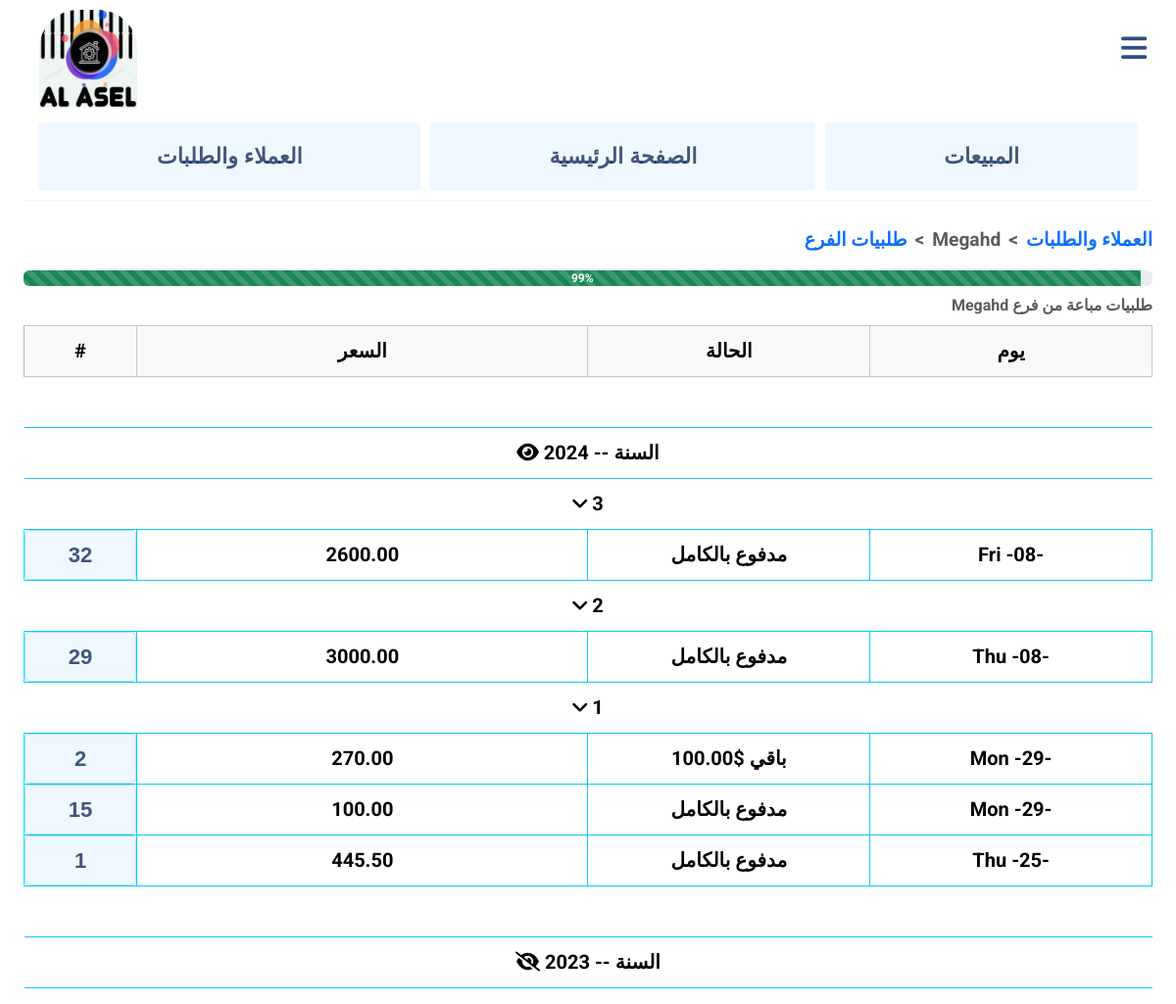
The app's page /users/1 (signed in) with its own data.
### main/models.py (models this page shows, shortened)
class Customer(models.Model):
    name = models.CharField(max_length=64)
    is_shop = models.BooleanField(default=False)
    is_supplier = models.BooleanField(default=False)
    number = models.PositiveIntegerField(
        unique=True,
        validators=[
            MinValueValidator(1000000001),
            MaxValueValidator(1599999999)
        ]
    )

class Order(models.Model):
    customer = models.ForeignKey(Customer, on_delete=models.CASCADE, related_name="orders")
    created_at = models.DateTimeField(null=True, blank=True)
    total_real_price = models.DecimalField(max_digits=10, decimal_places=2, default=0)
    actual_price = models.DecimalField(max_digits=10, decimal_places=2, default=0)
    total_order_price = models.DecimalField(max_digits=10, decimal_places=2, default=0)
    profit = models.DecimalField(max_digits=10, decimal_places=2, default=0, null=True, blank=True)
    discount = models.IntegerField(default = 0, validators=[
            MinValueValidator(-100),
            MaxValueValidator(100)
        ])
    is_gomla = models.BooleanField(default=False)
    is_used = models.BooleanField(default=True)
    is_fully_paid = models.BooleanField(default=True)
    rest_money = models.DecimalField(max_digits=10, decimal_places=2, default=0, null=True, blank=True)

### main/views.py (the view, shortened to what this page needs)
# urls.py: path("users/<int:user_id>", views.user, name="user"),
@login_required(login_url="/login/")
def user(request, user_id):
    if request.method == 'GET':
        customer = Customer.objects.filter(id=user_id).first()
        if customer:
            arranged_orders = {}
            orders = customer.orders.all().order_by('-created_at')
            for order in orders:
                order_time = change_zone(order.created_at)
                y = order_time.strftime("%y")
                m = order_time.strftime("%m")
                d = order_time.strftime("%d")
                if str(y) not in arranged_orders.keys():
                    arranged_orders[f"{y}"] = {}
                if str(m) not in arranged_orders[f"{y}"].keys():
                    arranged_orders[f"{y}"][f"{m}"] = {}
                if str(d) not in arranged_orders[f"{y}"][f"{m}"].keys():
                    arranged_orders[f"{y}"][f"{m}"][f"{d}"] = []
                arranged_orders[f"{y}"][f"{m}"][f"{d}"].append(order)
            total_orders_info = get_total_orders_info(customer, "all")
            rest_info = get_rest_info(customer)
            total_money = get_total_orders_info(customer, 0)
            if total_orders_info and rest_info and total_money:
                percent = (total_money - rest_info["rest_money"]) / total_money * 100
            elif total_orders_info and not rest_info:
                percent = 100
            return render(request, "main/user_display.html", {
                "customer": customer,
                "orders": orders,
                "arranged_orders": arranged_orders,
                "total_orders_info": total_orders_info,
                "rest_info": rest_info,
                "percent": int(percent),
            })
        else:
            return render(request, "main/error.html", {
                "message": f"العميل رقم {user_id} غير موجود",
                "message2": "ابحث عن عميل اخر"
            })
    else:
        order_id = request.POST["order_id"]
        order = get_order(order_id)
        if not order:
            return HttpResponseRedirect(f"/order_error/{order_id}")
        return HttpResponseRedirect(f"/edit_order/{order.id}")

### main/views.py (called while the page is built)
def get_rest_info(customer):
    rest_orders = Order.objects.filter(customer=customer, is_fully_paid=False, is_used=True)
    rest_money_orders = rest_orders.values_list('rest_money', flat=True)
    if rest_money_orders.count() != 0:
        return {
            "count": rest_money_orders.count(),
            "rest_orders": rest_orders,
            "rest_money": sum(price for price in rest_money_orders)
            }

def change_zone(date):
    return timezone.localtime(date)

### main/templates/main/user_display.html (shortened to what this page needs)
{% extends "main/layout.html" %}
{% load static %}
{% block body %}
<nav style="--bs-breadcrumb-divider: '<';" aria-label="breadcrumb">
    <ol class="breadcrumb">
        {% if customer.is_shop %}
      <li class="breadcrumb-item"><a href="{% url 'main:store_coming_info' customer.id %}"> طلبيات الفرع</a></li>
        {% elif customer.is_supplier %}
      <li class="breadcrumb-item"><a href="{% url 'main:supplier_coming_info' customer.id %}"> طلبيات المورد</a></li>
        {% endif %}
      <li class="breadcrumb-item active" aria-current="page">{{ customer.name }} </li>
      <li class="breadcrumb-item"><a href="{% url 'main:users' %}">العملاء والطلبات</a></li>
    </ol>
</nav>
{% if not orders %}
    <div class="error">
    <h1>لا يوجد اي طلبات للعميل </h1>
    <h2>{{ customer.name }}</h2>
    <br>
    <a href="{% url 'main:users' %}" class="submit_button">ابحث عن عميل اخر</a>
    </div>
{% else %}
    <div class="progress">
        <div id="percent" class="progress-bar progress-bar-striped progress-bar-animated " role="progressbar" data-percent={{ percent }} aria-valuenow={{ percent }} aria-valuemin="0" aria-valuemax="100" style="width: {{percent}}%">{{percent}}%</div>
    </div>
    <table class="table caption-top table-bordered border-info" id="user_orders_table">
        {% if customer.is_shop %}
        <caption style="text-align: right;" data-bs-toggle="modal" data-bs-target="#exampleModal" data-bs-whatever="@mdo">
            {{customer.name}} طلبيات مباعة من فرع
        </caption>
        {% elif customer.is_supplier %}
        <caption style="text-align: right;" data-bs-toggle="modal" data-bs-target="#exampleModal" data-bs-whatever="@mdo">
            {{customer.name}} طلبيات مباعة الي المورد
        </caption>
        {% else %}
        <caption style="text-align: right;" data-bs-toggle="modal" data-bs-target="#exampleModal" data-bs-whatever="@mdo">
            {{customer.name}} طلبيات العميل
        </caption>
        {% endif %}
        <thead class="table-light">
            <tr>
            <th class="table_left" scope="col" style="border-left-color: rgb(185, 185, 185);">#</th>
            <th class="table_mid_left" scope="col">السعر</th>
            <th class="table_mid_right" scope="col">الحالة</th>
            <th class="table_right" scope="col">يوم</th>
            </tr>
        </thead>
        {% for year, months in arranged_orders.items %}
            <tr>
                <td style="border-style: none;"colspan="4">&nbsp;</td>
            </tr>
            <tr data-code="year_{{year}}" class="year">
                <td colspan="4" style="text-align: center; font-weight: bold; border-style: none;">
                    <span class="toggle-icon" data-toggle="year_{{year}}">
                        <i class="fas fa-eye"></i>
                    </span>
                    السنة -- 20{{ year }}
                </td>
            </tr>
            <tbody id="year_{{year}}">
                {% for month, days in months.items %}
                    <tr class="month" data-code="month_{{year}}{{month}}">
                        <td colspan="4" style="font-weight: bold; border-style: none;">
                            <span class="toggle-icon" data-toggle="month_{{year}}{{month}}">
                                <i class="fa-solid fa-angle-down"></i>
                            </span>
                            {{ month|add:0 }}
                        </td>
                    </tr>
                    {% for day, orders in days.items %}
                        {% for order in orders %}
                            <tr class="month_{{year}}{{month}}">
                                <th scope="row" class="table_left container_order_id_link" style="border-left-color: rgb(0, 238, 255);">
                                    <a class="submit_button order_id_link " href={% url 'main:order_info' order.id %}>{{ order.id }}</a>
                                </th>
                                <td class="table_mid_left">{{ order.total_order_price }}</td>
                                {% if  order.is_fully_paid %}
                                <td class="table_mid_right">مدفوع بالكامل</td>
                                {% else %}
                                <td class="table_mid_right">{{ order.rest_money }}$ باقي </td>
                                {% endif %}
                                <td class="table_right">{{ order.created_at|date:"D" }} -{{ day }}-</td>
                            </tr>
                        {%endfor%}
                    {%endfor%}
                {%endfor%}
            </tbody>
        {%endfor%}
    </table>
{% endif %}
{%endblock%}

### main/static/main/mainn.css (style rules this page uses)
.submit_button, .order_rank, .input_search { background-color: aliceblue; font-family: arial; font-weight:600; color:rgba(5, 31, 80, 0.747); font-size: 22px; padding: 7px; border-style: solid; border-radius: 5px; border-width: 1px; border-color: rgba(135, 209, 238, 0.658); }
body { padding-left: 2%; padding-right: 2%; font-family: arial; font-weight: bold; margin-top: 0; font-family: Roboto, Arial, sans-serif; }
body { transition: padding-right 0.3s ease; }
a { text-decoration: none; }
td, th { font-size: 20px; height: 40px; text-align: right; width: auto; padding-left: 10px; padding-right: 10px; text-align: center; border-bottom: 1px solid; border-top: 1px solid; }
.table_left.container_order_id_link { position: relative; width: auto; }
.order_id_link { position: absolute; left: 0; right: 0; top: 0; bottom: 0; overflow-x: auto; overflow-y: hidden; }
#user_orders_table td, #user_orders_table tr { line-height: 35px; }
.table_left { width: 10%; }
.table_mid_left { width: 40%; }
.table_mid_right { width: 25%; }
.table_right { width: 25%; }
.breadcrumb { justify-content: flex-end; font-size: larger; }

### records on screen
Customer: name "Megahd"
Order: id "32", total_order_price "2600.00", is_fully_paid "مدفوع بالكامل", created_at "Fri", day "08"
Order: id "29", total_order_price "3000.00", is_fully_paid "مدفوع بالكامل", created_at "Thu", day "08"
Order: id "2", total_order_price "270.00", rest_money "100.00", created_at "Mon", day "29"
Order: id "15", total_order_price "100.00", is_fully_paid "مدفوع بالكامل", created_at "Mon", day "29"
Order: id "1", total_order_price "445.50", is_fully_paid "مدفوع بالكامل", created_at "Thu", day "25"

### other values on screen
{{ percent }} "99"
{{ year }} "24" "23"
{{ month|add:0 }} "3" "2" "1"
